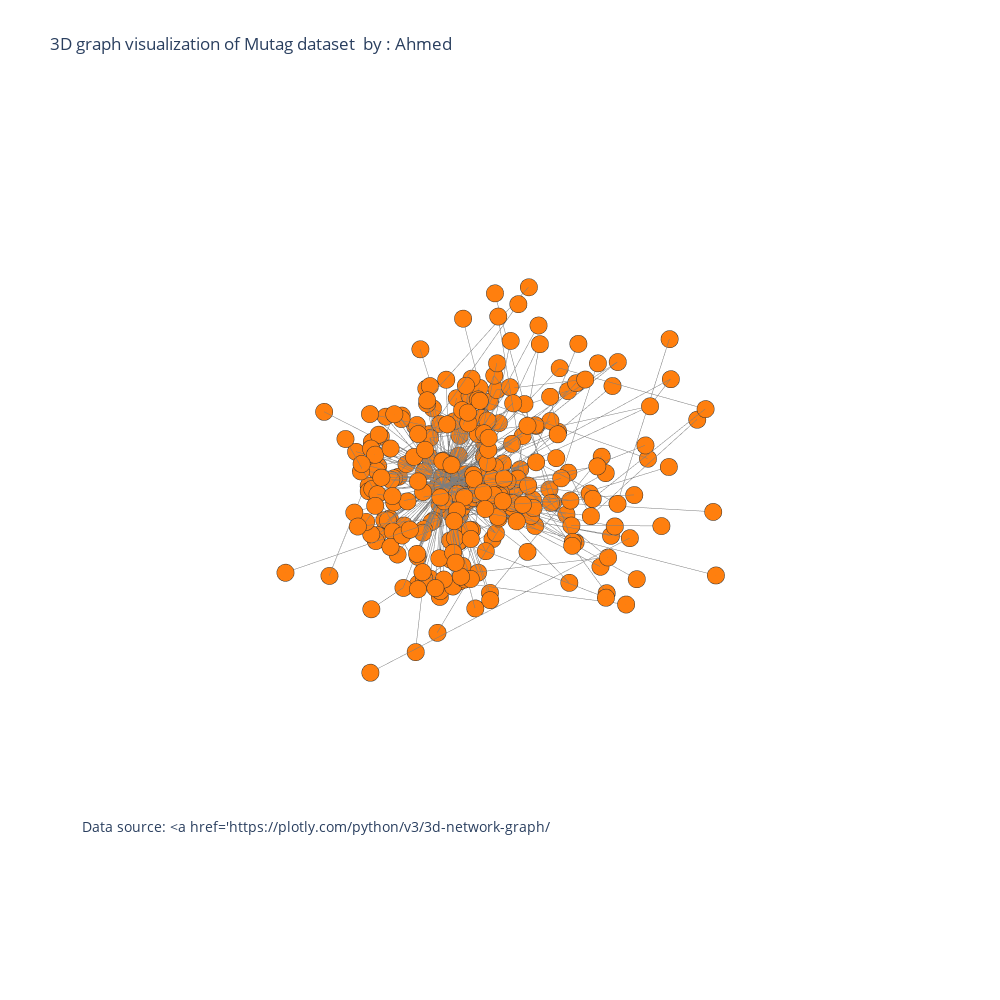

Notebook cell for this chart:
### Code cell
import pandas as pd
import numpy as np
%matplotlib inline
import plotly.graph_objs as go
from  plotly.offline import plot
import chart_studio.plotly as py
import cufflinks as cf
cf.go_offline()
from plotly.offline import download_plotlyjs, init_notebook_mode, plot,iplot
init_notebook_mode(connected='true')
data=[trace1, trace2]
fig=go.Figure(data=data, layout=layout)

iplot(fig, filename='Les-Miserables')

### Figure 1 — Plotly figure (JSON) as saved in the notebook; plotly's stock layout.template omitted (floating-point values rounded to 4 significant figures; data arrays with more than 128 entries replaced by an {"elided": "..."} marker saying what was removed)
{"data": [{"hoverinfo": "none", "line": {"color": "rgb(125,125,125)", "width": 1}, "mode": "lines", "type": "scatter3d", "x": {"elided": "1248 float values"}, "y": {"elided": "1248 float values"}, "z": {"elided": "1248 float values"}}, {"hoverinfo": "text", "marker": {"color": "#ff7f0e", "colorscale": [[0, "#440154"], [0.1111, "#482878"], [0.2222, "#3e4989"], [0.3333, "#31688e"], [0.4444, "#26828e"], [0.5556, "#1f9e89"], [0.6667, "#35b779"], [0.7778, "#6ece58"], [0.8889, "#b5de2b"], [1, "#fde725"]], "line": {"color": "rgb(50,50,50)", "width": 0.5}, "size": 6, "symbol": "circle"}, "mode": "markers", "name": "actors", "text": {"elided": "306 str values"}, "type": "scatter3d", "x": {"elided": "306 float values"}, "y": {"elided": "306 float values"}, "z": {"elided": "306 float values"}}], "layout": {"annotations": [{"font": {"size": 14}, "showarrow": false, "text": "Data source: <a href='https://plotly.com/python/v3/3d-network-graph/</a>", "x": 0, "xanchor": "left", "xref": "paper", "y": 0.1, "yanchor": "bottom", "yref": "paper"}], "height": 1000, "hovermode": "closest", "margin": {"t": 100}, "scene": {"xaxis": {"showbackground": false, "showgrid": false, "showline": false, "showticklabels": false, "title": {"text": ""}, "zeroline": false}, "yaxis": {"showbackground": false, "showgrid": false, "showline": false, "showticklabels": false, "title": {"text": ""}, "zeroline": false}, "zaxis": {"showbackground": false, "showgrid": false, "showline": false, "showticklabels": false, "title": {"text": ""}, "zeroline": false}}, "showlegend": false, "title": {"text": "3D graph visualization of Mutag dataset  by : Ahmed"}, "width": 1000}}
